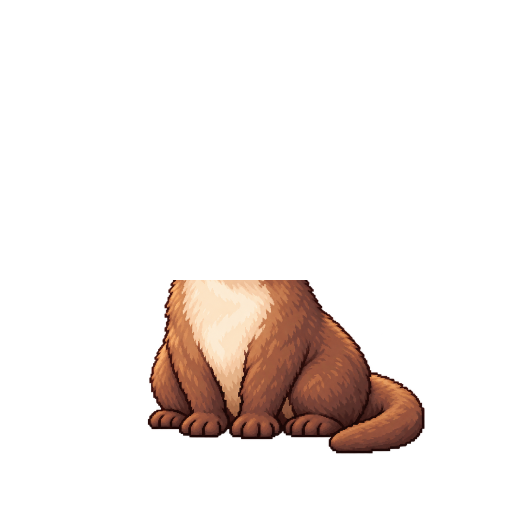
#> input picture assets/vasu/production/v2-a2r-layered-native-idle/layers/body.png, 1024 x 1024 px (shown at 1/2 size)
$ python preview_procedural.py
#> lines starting #> are read from the running program, lines starting #| are printed output that depends on the picture
#> in load, opened is the input picture: PIL image 1024x1024 RGBA; mean R, G, B, A 20.2, 13.1, 10.1, 33
#> call 2 of load, with name = 'head-base.png'
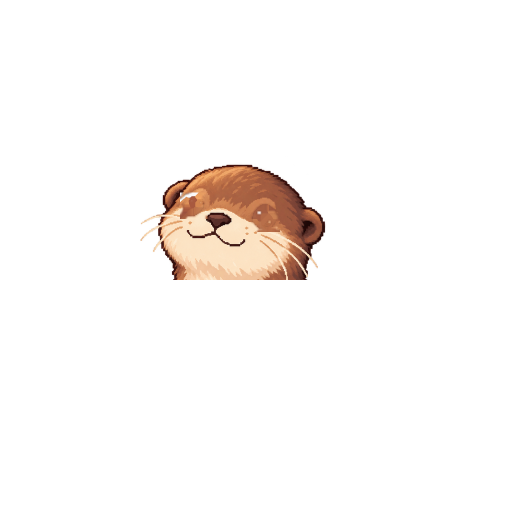
#> input picture assets/vasu/production/v2-a2r-layered-native-idle/layers/head-base.png, 1024 x 1024 px (shown at 1/2 size)
#> in load, opened is the input picture: PIL image 1024x1024 RGBA; mean R, G, B, A 12, 8.8, 6.9, 15
#> call 3 of load, with name = 'eyes-open.png'
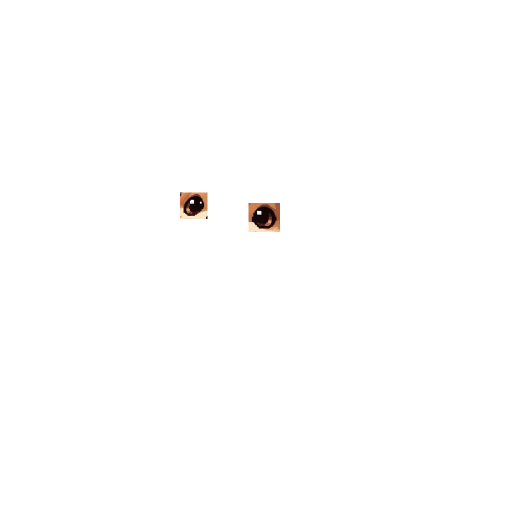
#> input picture assets/vasu/production/v2-a2r-layered-native-idle/layers/eyes-open.png, 1024 x 1024 px (shown at 1/2 size)
#> in load, opened is the input picture: PIL image 1024x1024 RGBA; mean R, G, B, A 0.9, 0.6, 0.5, 1.6
#> call 4 of load, with name = 'eyes-closed.png'
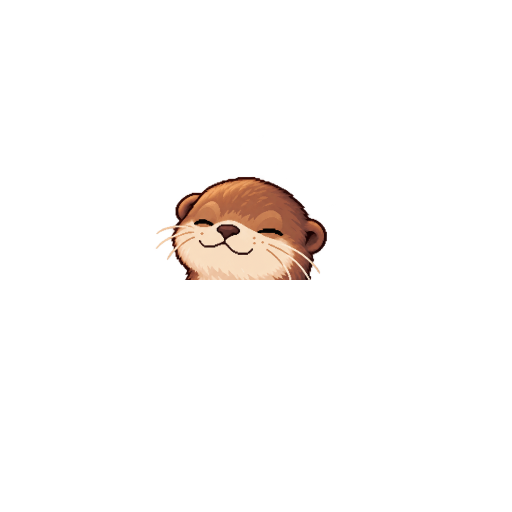
#> input picture assets/vasu/production/v2-a2r-layered-native-idle/layers/eyes-closed.png, 1024 x 1024 px (shown at 1/2 size)
#> in load, opened is the input picture: PIL image 1024x1024 RGBA; mean R, G, B, A 9.5, 6.9, 5.4, 12.4
### assets/vasu/production/v2-a2r-layered-native-idle/native_idle_rig.py
from __future__ import annotations

"""Small procedural ambient-idle rig prototype for Vasu v2.

This module is a production feasibility harness, not desktop runtime integration.
It renders a frozen layered native Vasu with continuous breathing and an independent
seeded blink schedule so the behavior can be reviewed without a fixed sprite loop.
"""

from dataclasses import dataclass
import math
import random
from pathlib import Path
from typing import Iterable

from PIL import Image


@dataclass(frozen=True)
class BlinkEvent:
    start_s: float
    end_s: float


@dataclass(frozen=True)
class AmbientIdleConfig:
    breathing_period_s: float = 6.0
    breathing_amplitude: float = 0.004
    blink_min_interval_s: float = 4.5
    blink_max_interval_s: float = 8.5
    blink_duration_s: float = 0.14
    seed: int = 20261017
    anchor_y: float = 952.0
    desktop_size: int = 300


@dataclass(frozen=True)
class LayeredNativeIdleAssets:
    body: Image.Image
    head_base: Image.Image
    eyes_open: Image.Image
    eyes_closed: Image.Image

    @property
    def size(self) -> tuple[int, int]:
        return self.body.size


def resize_assets(
    assets: LayeredNativeIdleAssets,
    size: int,
) -> LayeredNativeIdleAssets:
    """Prepare one cached display-resolution copy for a desktop renderer."""
    def resize(layer: Image.Image) -> Image.Image:
        return layer.resize((size, size), Image.Resampling.LANCZOS)

    return LayeredNativeIdleAssets(
        body=resize(assets.body),
        head_base=resize(assets.head_base),
        eyes_open=resize(assets.eyes_open),
        eyes_closed=resize(assets.eyes_closed),
    )


def make_blink_schedule(
    duration_s: float,
    config: AmbientIdleConfig,
) -> tuple[BlinkEvent, ...]:
    """Create irregular blink events independent of breathing phase."""
#> called with duration_s = 14
    rng = random.Random(config.seed)
    cursor = rng.uniform(config.blink_min_interval_s, config.blink_max_interval_s)
    events: list[BlinkEvent] = []
    while cursor < duration_s:
        events.append(BlinkEvent(cursor, cursor + config.blink_duration_s))
        cursor += rng.uniform(
            config.blink_min_interval_s,
            config.blink_max_interval_s,
        )
    return tuple(events)


def blink_is_closed(time_s: float, events: Iterable[BlinkEvent]) -> bool:
    return any(event.start_s <= time_s < event.end_s for event in events)


def breathing_scale(time_s: float, config: AmbientIdleConfig) -> float:
#> in compose_native, `canvas = Image.new("RGBA", assets.size, (0, 0, 0, 0))`: canvas: PIL image 320x320 RGBA; every value is 0
    phase = (time_s / config.breathing_period_s) * math.tau
    return 1.0 + config.breathing_amplitude * math.sin(phase)


def scale_about_anchor(
    layer: Image.Image,
    scale_y: float,
    anchor_y: float,
) -> Image.Image:
#> called with scale_y = 1, anchor_y = 297.5
    if layer.mode != "RGBA":
        layer = layer.convert("RGBA")
    inverse_scale = 1.0 / scale_y
    offset = anchor_y * (1.0 - inverse_scale)
    return layer.transform(
        layer.size,
        Image.Transform.AFFINE,
        (1.0, 0.0, 0.0, 0.0, inverse_scale, offset),
        resample=Image.Resampling.BICUBIC,
    )
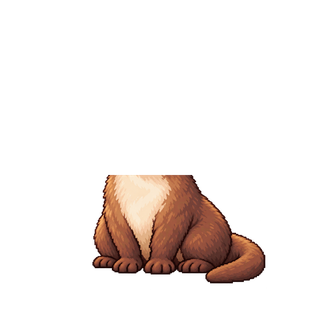
#> returned value: PIL image 320x320 RGBA; mean R, G, B, A 20.5, 13.2, 10.2, 33; transparent parts drawn white


def compose_native(
    assets: LayeredNativeIdleAssets,
    scale_y: float = 1.0,
    anchor_y: float = 952.0,
    blink_closed: bool = False,
) -> Image.Image:
    """Composite the four layers at the native canvas resolution."""
    canvas = Image.new("RGBA", assets.size, (0, 0, 0, 0))
    canvas.alpha_composite(scale_about_anchor(assets.body, scale_y, anchor_y))
    if blink_closed:
        # The closed-eye prototype is a texture-consistent head-region replacement.
        # It is the smallest raster-safe alternative to a visibly patched eye-only fill.
        canvas.alpha_composite(scale_about_anchor(assets.eyes_closed, scale_y, anchor_y))
    else:
        canvas.alpha_composite(scale_about_anchor(assets.head_base, scale_y, anchor_y))
#> call 2 of scale_about_anchor, with scale_y = 1, anchor_y = 297.5
#> in scale_about_anchor (call 2), `return layer.transform( layer.size, Image.Transform.AFFINE, (1.0, 0.0,..`:
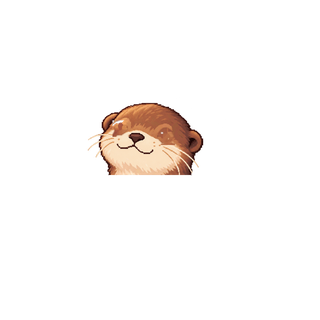
#> returned value: PIL image 320x320 RGBA; mean R, G, B, A 12.4, 9.1, 7.1, 15; transparent parts drawn white
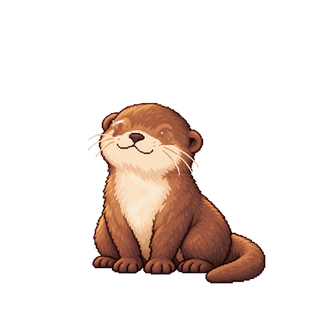
#> canvas: PIL image 320x320 RGBA; mean R, G, B, A 32.2, 21.8, 16.9, 48; transparent parts drawn white
        canvas.alpha_composite(scale_about_anchor(assets.eyes_open, scale_y, anchor_y))
#> call 3 of scale_about_anchor, with scale_y = 1, anchor_y = 297.5
#> in scale_about_anchor (call 3), `return layer.transform( layer.size, Image.Transform.AFFINE, (1.0, 0.0,..`:
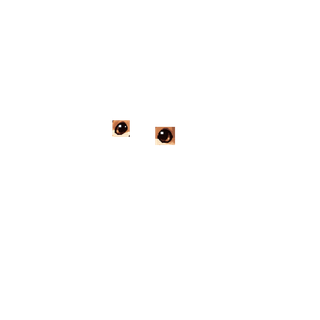
#> returned value: PIL image 320x320 RGBA; mean R, G, B, A 1.3, 0.9, 0.7, 1.6; transparent parts drawn white
    return canvas


def render_frame(
    assets: LayeredNativeIdleAssets,
    time_s: float,
    config: AmbientIdleConfig,
    blink_events: Iterable[BlinkEvent],
) -> Image.Image:
    native = compose_native(
        assets,
        scale_y=breathing_scale(time_s, config),
        anchor_y=config.anchor_y,
        blink_closed=blink_is_closed(time_s, blink_events),
    )
    return native.resize(
        (config.desktop_size, config.desktop_size),
        Image.Resampling.LANCZOS,
    )


def load_assets(root: Path) -> LayeredNativeIdleAssets:
    def load(name: str) -> Image.Image:
        with Image.open(root / name) as opened:
            return opened.convert("RGBA")

    return LayeredNativeIdleAssets(
        body=load("body.png"),
        head_base=load("head-base.png"),
        eyes_open=load("eyes-open.png"),
        eyes_closed=load("eyes-closed.png"),
    )

### assets/vasu/production/v2-a2r-layered-native-idle/preview_procedural.py
from __future__ import annotations

import json
import sys
import time
from pathlib import Path

from PIL import Image, ImageDraw, ImageFont

HERE = Path(__file__).resolve().parent
sys.path.insert(0, str(HERE))
from native_idle_rig import (  # noqa: E402
    AmbientIdleConfig,
    blink_is_closed,
    load_assets,
    make_blink_schedule,
    render_frame,
    resize_assets,
)

DURATION_S = 14.0
FPS = 12
ROOT = HERE
native_assets = load_assets(ROOT / "layers")
assets = resize_assets(native_assets, 320)
config = AmbientIdleConfig(
    breathing_period_s=6.0,
    breathing_amplitude=0.004,
    blink_min_interval_s=4.5,
    blink_max_interval_s=8.5,
    blink_duration_s=0.14,
    seed=20261017,
    desktop_size=320,
    anchor_y=952.0 * 320 / 1024,
)
events = make_blink_schedule(DURATION_S, config)
frame_count = round(DURATION_S * FPS)
start = time.perf_counter()
frames = [
    render_frame(assets, index / FPS, config, events)
    for index in range(frame_count)
]
#> frames = 168 items
elapsed = time.perf_counter() - start

preview_path = ROOT / "procedural-preview-qa.gif"
frames[0].save(
    preview_path,
    save_all=True,
    append_images=frames[1:],
    duration=round(1000 / FPS),
    loop=0,
    disposal=2,
    optimize=False,
)

font = ImageFont.load_default()
sample_indices = [0, 18, 36, 54, 72, 90, 108, 126, 144, 167]
contact = Image.new("RGB", (5 * 320, 2 * 350), "#f1f0ec")
draw = ImageDraw.Draw(contact)
for slot, frame_index in enumerate(sample_indices):
    frame = frames[min(frame_index, len(frames) - 1)]
    x = (slot % 5) * 320
    y = (slot // 5) * 350
    bg = Image.new("RGB", frame.size, "#f1f0ec")
    bg.paste(frame, mask=frame.getchannel("A"))
    contact.paste(bg, (x, y + 30))
    draw.rectangle((x, y + 30, x + 319, y + 349), outline="#5b4a40")
    time_s = min(frame_index / FPS, DURATION_S)
    draw.text(
        (x + 8, y + 8),
        f"t={time_s:.2f}s {'blink' if blink_is_closed(time_s, events) else 'open'}",
        fill="#241a16",
        font=font,
    )
contact.save(ROOT / "procedural-preview-contact.png")

frame_metrics = []
for index, frame in enumerate(frames):
    bbox = frame.getbbox()
    frame_metrics.append(
        {
            "index": index,
            "time_s": index / FPS,
            "blink_closed": blink_is_closed(index / FPS, events),
            "bbox": list(bbox) if bbox else None,
            "visible_height": bbox[3] - bbox[1] if bbox else 0,
            "visible_width": bbox[2] - bbox[0] if bbox else 0,
        }
    )
#> this loop made 168 passes
#> bbox on passes 1 to 3: (85, 97, 268, 293), (85, 101, 268, 288), (85, 101, 268, 288)
#> after the loop, frame_metrics = 168 items

(ROOT / "preview-events.json").write_text(
    json.dumps(
        {
            "duration_s": DURATION_S,
            "fps": FPS,
            "config": {
                "breathing_period_s": config.breathing_period_s,
                "breathing_amplitude": config.breathing_amplitude,
                "blink_min_interval_s": config.blink_min_interval_s,
                "blink_max_interval_s": config.blink_max_interval_s,
                "blink_duration_s": config.blink_duration_s,
                "seed": config.seed,
            },
            "blink_events": [event.__dict__ for event in events],
            "blink_phases": [
                (event.start_s % config.breathing_period_s) / config.breathing_period_s
                for event in events
            ],
            "render_seconds": elapsed,
            "render_ms_per_frame": elapsed / frame_count * 1000,
        },
        indent=2,
    )
    + "\n",
    encoding="utf-8",
)
(ROOT / "preview-frame-metrics.json").write_text(
    json.dumps({"frames": frame_metrics}, indent=2) + "\n",
    encoding="utf-8",
)
print(
    json.dumps(
        {
            "preview": str(preview_path),
            "frames": frame_count,
            "duration_s": DURATION_S,
            "blink_events": [event.__dict__ for event in events],
            "render_ms_per_frame": elapsed / frame_count * 1000,
            "visible_height_range": [
                min(item["visible_height"] for item in frame_metrics),
                max(item["visible_height"] for item in frame_metrics),
            ],
        },
        indent=2,
    )
)
#> (printed output is left out)
